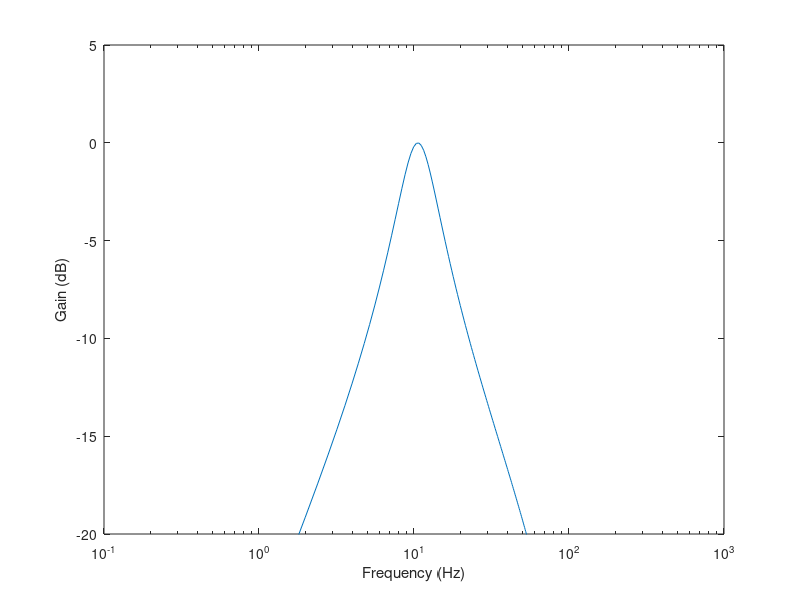
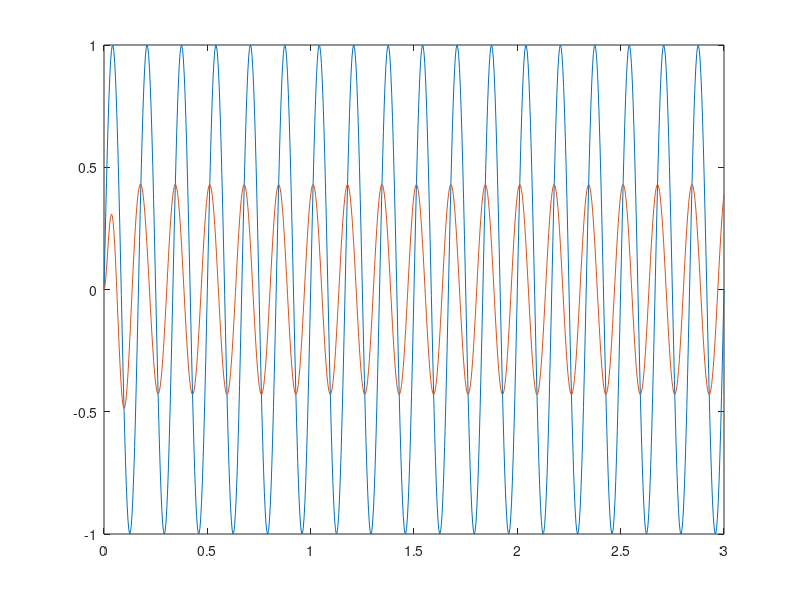

Here is the MATLAB script that generated these plots, in order:
% filter specifications
fs = 250; % sampling frequency (Hz)
wp = 8; % passband frequency
ws = 14; % stopband frequency
n = 1; % filter order = 2*n = 2
w1 = (2 * wp)/fs;
w2 = (2 * ws)/fs;
wn = [w1, w2];
[b, a] = butter(n, wn, 'bandpass');
Q = 2^27;

% plot magnitude response
w = 0:0.01:pi;
[h, om] = freqz(b, a, w);
m = 20*log10(abs(h));
figure, semilogx(om/pi * (fs/2), m);
ylabel('Gain (dB)');
xlabel('Frequency (Hz)');
ylim([-20 5])

% create signal and check response
ts = 1/fs;
t = 0:ts:3;





f = 6;
x = sin(2*pi*f*t);
figure, plot(t, x);
hold on
y = filter(b, a, x);
plot(t, y);

fid2 = fopen('fin', 'wt');
for i = 1:size(x, 2)
    fprintf(fid2, '%.0f\n', x(i) * Q);
end
fclose(fid2);

coe1 = fopen('coe_a.txt', 'wt');
for i = 1:size(a, 2)
    fprintf(coe1, 'assign a%d = %.0f;\n', i, a(i)* Q );
end
fclose(coe1);

coe2 = fopen('coe_b.txt', 'wt');
for i = 1:size(b, 2)
    fprintf(coe2, 'assign b%d = %.0f;\n', i, b(i) * Q);
end
fclose(coe2);

% write data to file
% fileID = fopen('110hz.txt','w');
% fprintf(fileID, '%f\n', x);
% fclose(fileID);
